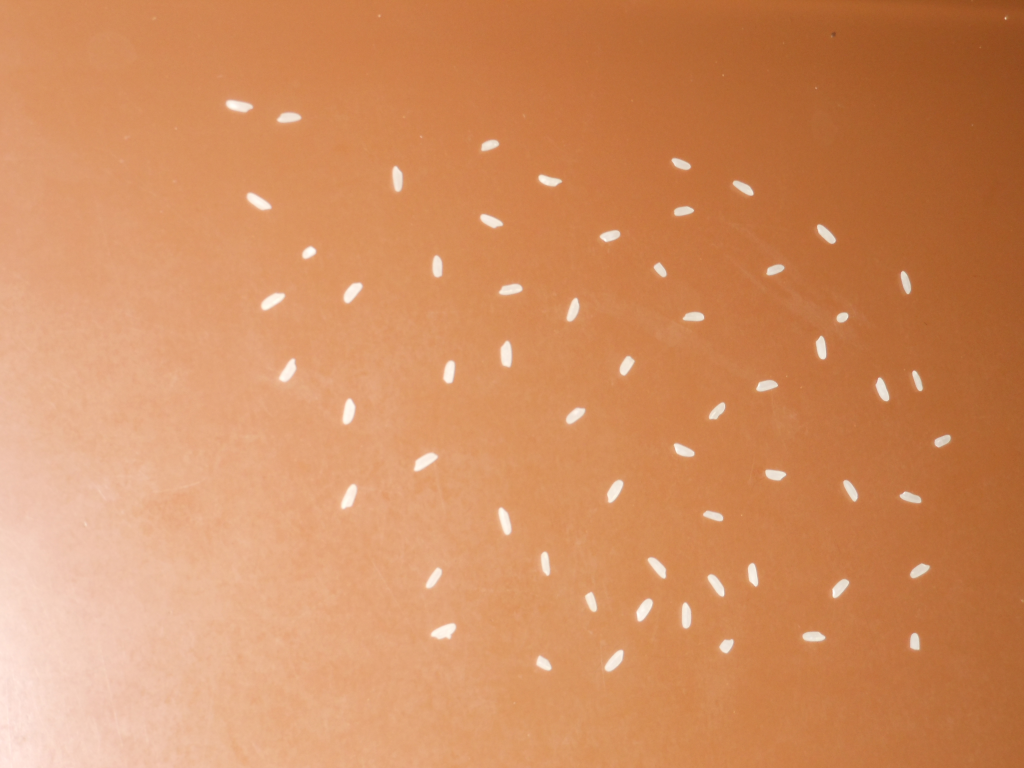
#> input picture trabalho4/60.bmp, 1024 x 768 px, found by its file name; the run also reads 1 picture not shown here
$ python main4.py
#> lines starting #> are read from the running program, lines starting #| are printed output that depends on the picture; after the words box and inside, x2 and y2 are one past the last pixel; in counts of white or black regions, pixels touching at a corner belong together
from typing import final
import numpy as np
import sys
import timeit
import cv2
from numpy.lib.type_check import imag

INPUT_IMAGE1 = '/Users/thomszk/Desktop/PDI/PDI_2021.2/trabalho4/60.bmp'
INPUT_IMAGE2 = '/Users/thomszk/Desktop/PDI/PDI_2021.2/trabalho4/82.bmp'
INPUT_IMAGE3 = '/Users/thomszk/Desktop/PDI/PDI_2021.2/trabalho4/114.bmp'
INPUT_IMAGE4 = '/Users/thomszk/Desktop/PDI/PDI_2021.2/trabalho4/150.bmp'
INPUT_IMAGE5 = '/Users/thomszk/Desktop/PDI/PDI_2021.2/trabalho4/205.bmp'

KERNEL_SIZE = 45
THRESHOLD = 130
ALTURA_MIN = 3
LARGURA_MIN = 3
N_PIXELS_MIN = 10

# Limiarizacao Otsu apos aplicar o blur gaussiano
def otsu(img):

    # blur = cv2.GaussianBlur(img, (KERNEL_SIZE, KERNEL_SIZE), 0)
    thresh, output_otsu = cv2.threshold(img, 0, 255, cv2.THRESH_BINARY | cv2.THRESH_OTSU)
    # output_otsu = output_otsu.astype(np.int8)
    return output_otsu

# Funcao de limiarizacao adaptativa (aplica box blur, faz diferenca com a original e limiariza)
def thresholding(img):

    original = img.copy()
    blur = img.copy()
    # [6 lines of commented-out code are left out]
    blur = cv2.GaussianBlur(blur, (KERNEL_SIZE, KERNEL_SIZE), 0)

    # Faz a diferenca entre imagem original e blur e limiariza
    # cv2.imshow('TEST', blur)
    # cv2.waitKey()
    # cv2.destroyAllWindows()
    blur = blur - original

    # [4 lines of commented-out code are left out]

    ret, thresh = cv2.threshold(blur, 0, 255, cv2.THRESH_BINARY | cv2.THRESH_OTSU)

    kernel = np.ones((2,2), np.uint8)
    thresh = cv2.erode(thresh, kernel)
    thresh = cv2.erode(thresh, kernel)
    thresh = cv2.erode(thresh, kernel)
    # [4 lines of commented-out code are left out]

    return thresh

#vizinhanca - 4 - recursivo
def inunda(label, f, x0, y0):

    f[x0][y0] = label
    if f[x0 + 1][y0] == -1 and x0 + 1 <= len(f):
        inunda(label, f, x0 + 1, y0)
    if f[x0 - 1][y0] == -1 and x0 + 1 >= 0:
        inunda(label, f, x0 - 1, y0)
    if f[x0][y0 + 1] == -1 and y0 + 1 <= len(f[0]):
        inunda(label, f, x0, y0 + 1)
    if f[x0][y0 - 1] == -1 and x0 + 1 >= 0:
        inunda(label, f, x0, y0 - 1)

def rotula (img, largura_min, altura_min, n_pixels_min):
    label = 1

    #separando background e foreground
    img = np.where(img == 1.0, -1, 0.0) #manter -1 ou -1.0 ??

    #varredura procurando pixel unlabeled
    for row in range(len(img) - 3):
        for col in range(len(img[0])):
            if img[row][col] == -1:
                inunda(label, img, row, col)
                label += 1

    #cria lista/dicionario com cada blob filled (arroz)
    graos = list()
    for i in range(label):
        graos.append({'label': i, 'n_pixels': 0, 'T': 300000, 'L': -1, 'B': -1, 'R': 3000000})

    #contando o numero de pixels com o label encontrado e TLBR
    for row in range(len(img)):
        for col in range(len(img[0])):
            if img[row][col] >= 1:
                tag = int(img[row][col])
                graos[tag]['n_pixels'] += 1
                if graos[tag]['T'] > row:
                    graos[tag]['T'] = row
                if graos[tag]['L'] < col:
                    graos[tag]['L'] = col
                if graos[tag]['B'] < row:
                    graos[tag]['B'] = row
                if graos[tag]['R'] > col:
                    graos[tag]['R'] = col

    #filtrando a lista de graos baseado nos parametros
    graos_filtered = list()

    for i in range(label):
        if ((graos[i]['n_pixels'] >= N_PIXELS_MIN) and ((graos[i]['B'] - graos[i]['T']) >= ALTURA_MIN) and (( graos[i]['L'] - graos[i]['R']) >= LARGURA_MIN)):
            graos_filtered.append(graos[i])
    # print(graos_filtered)
    return graos_filtered


def main():

    # Abre as imagens de exemplo disponibilizadas em escala de cinza
    image1 = cv2.imread(INPUT_IMAGE1, cv2.IMREAD_GRAYSCALE)
#> image1: shape (768, 1024); min 85, max 253, mean 156.9
    image2 = cv2.imread(INPUT_IMAGE2, cv2.IMREAD_GRAYSCALE)
#> image2: shape (729, 1024); min 36, max 247, mean 95.6
    image3 = cv2.imread(INPUT_IMAGE3, cv2.IMREAD_GRAYSCALE)
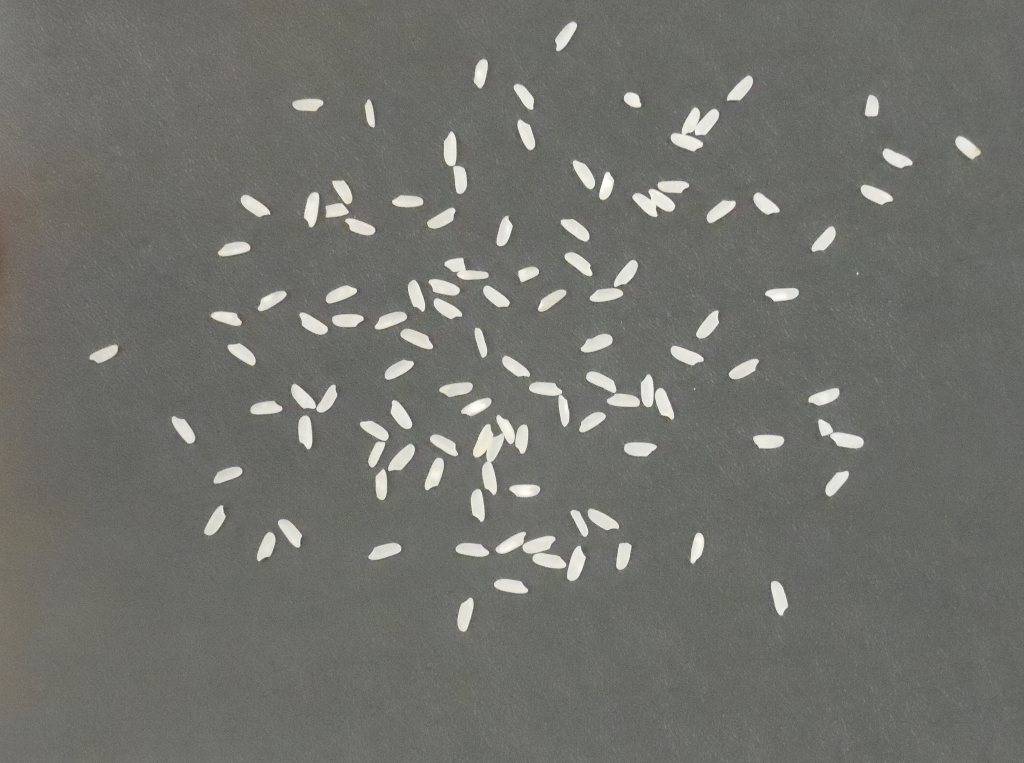
#> input picture trabalho4/114.bmp, 1024 x 763 px, found by its file name
#> image3: shape (763, 1024); min 69, max 253, mean 112.5
    image4 = cv2.imread(INPUT_IMAGE4, cv2.IMREAD_GRAYSCALE)
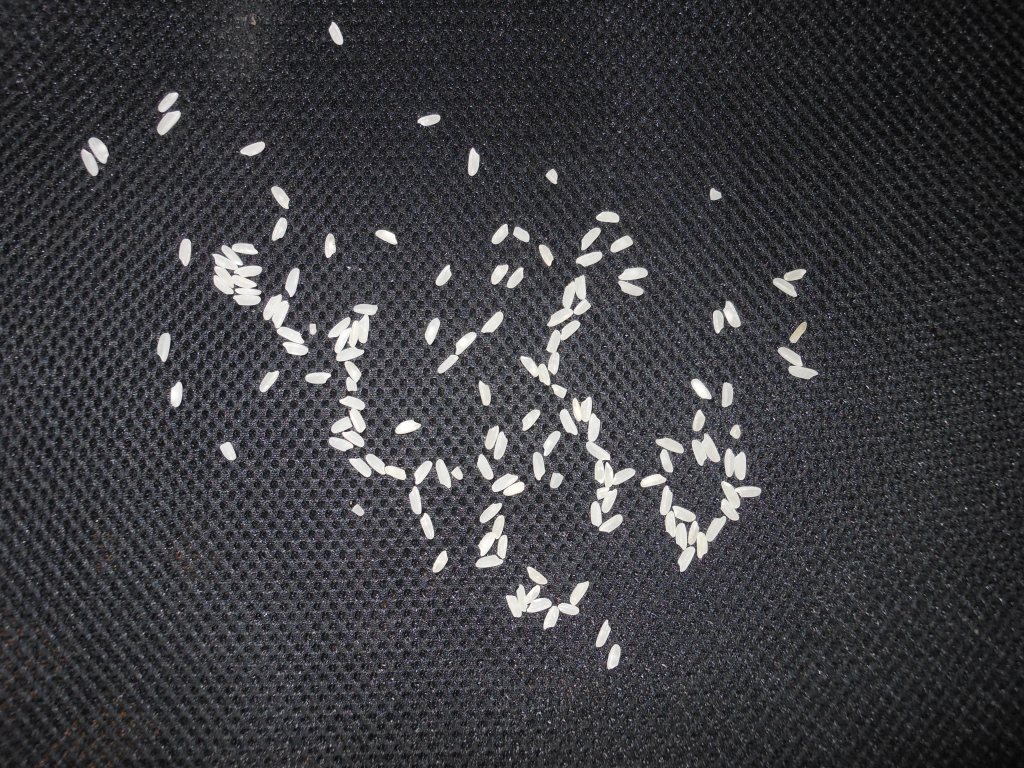
#> input picture trabalho4/150.bmp, 1024 x 768 px, found by its file name
#> image4: shape (768, 1024); min 4, max 255, mean 60.8
    image5 = cv2.imread(INPUT_IMAGE5, cv2.IMREAD_GRAYSCALE)
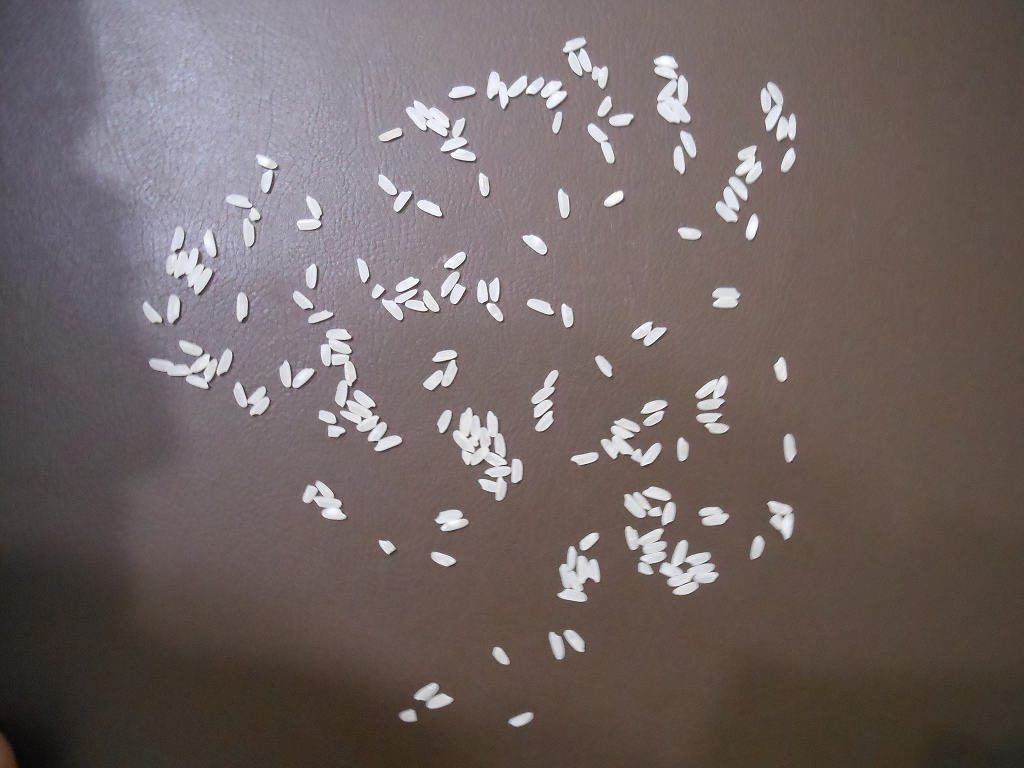
#> input picture trabalho4/205.bmp, 1024 x 768 px, found by its file name
#> image5: shape (768, 1024); min 6, max 255, mean 104

    # Testa erro ao abrir uma imagem
    if image1 is None or image2 is None or image3 is None or image4 is None or image5 is None:
        print('!!!Erro abrindo a alguma das imagens!!!\n')
        sys.exit()

    # [8 lines of commented-out code are left out]
    start_time = timeit.default_timer()
    image1_otsu = otsu(image1)
#> in otsu, `thresh, output_otsu = cv2.threshold(img, 0, 255, cv2.THRESH_BINARY | c..`:
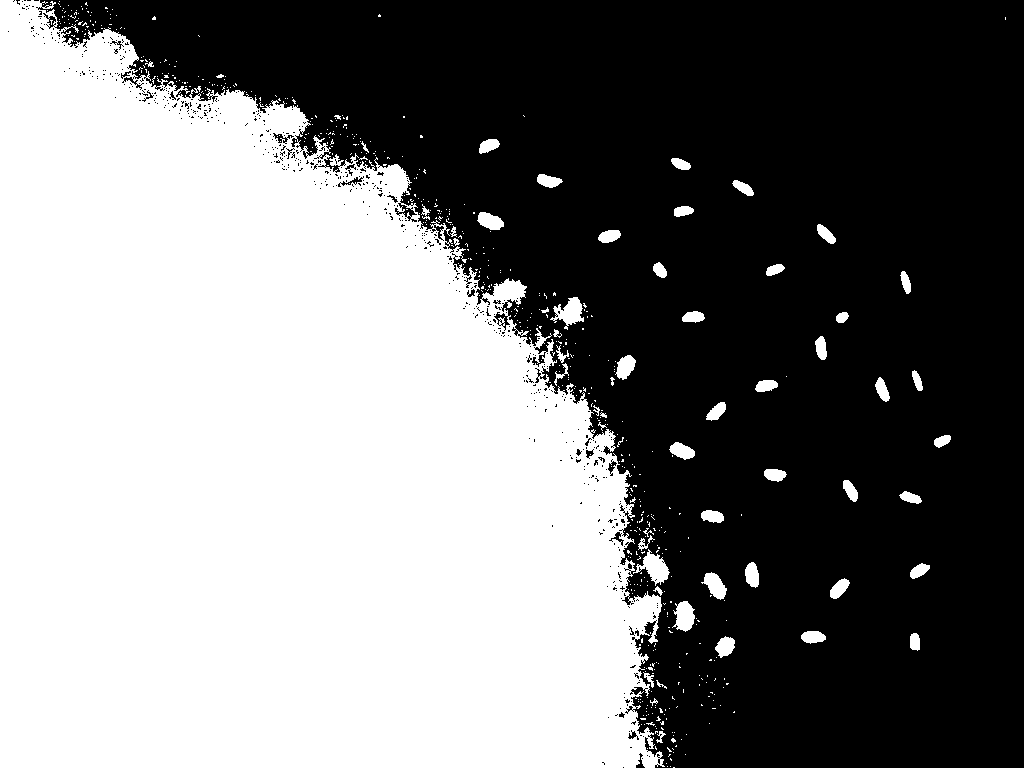
#> output_otsu: shape (768, 1024); 49% white; 592 white regions (535 under 20 px), largest, box (x1, y1, x2, y2) and area: (0, 0, 665, 768) 374607, (633, 549, 670, 586) 582, (550, 297, 584, 330) 547
#> in otsu, `thresh, output_otsu = cv2.threshold(img, 0, 255, cv2.THRESH_BINARY | c..`: thresh = 157
    image2_otsu = otsu(image2)
#> in otsu (call 2), `thresh, output_otsu = cv2.threshold(img, 0, 255, cv2.THRESH_BINARY | c..`: output_otsu: shape (729, 1024); 4.7% white; 77 white regions (1 under 20 px), largest, box (x1, y1, x2, y2) and area: (564, 107, 613, 146) 958, (724, 580, 776, 621) 944, (381, 250, 436, 290) 879
    image3_otsu = otsu(image3)
#> in otsu (call 3), `thresh, output_otsu = cv2.threshold(img, 0, 255, cv2.THRESH_BINARY | c..`: output_otsu: shape (763, 1024); 4.8% white; 103 white regions (2 under 20 px), largest, box (x1, y1, x2, y2) and area: (473, 415, 528, 495) 1617, (671, 107, 719, 151) 1025, (522, 536, 566, 569) 760
    image4_otsu = otsu(image4)
#> in otsu (call 4), `thresh, output_otsu = cv2.threshold(img, 0, 255, cv2.THRESH_BINARY | c..`: output_otsu: shape (768, 1024); 5.1% white; 3902 white regions (3820 under 20 px), largest, box (x1, y1, x2, y2) and area: (660, 480, 761, 572) 2780, (569, 395, 636, 533) 2465, (212, 242, 262, 306) 1975
    image5_otsu = otsu(image5)
#> in otsu (call 5), `thresh, output_otsu = cv2.threshold(img, 0, 255, cv2.THRESH_BINARY | c..`: output_otsu: shape (768, 1024); 23.6% white; 737 white regions (674 under 20 px), largest, box (x1, y1, x2, y2) and area: (77, 0, 635, 451) 154809, (452, 407, 523, 501) 2948, (653, 52, 691, 124) 1736
    print ('Tempo limiarizacao otsu das imagens: %f' % (timeit.default_timer () - start_time))

    # Aplica a limiarizacao adaptativa usando box blur e limiarizacao binaria
    start_time = timeit.default_timer()
    image1_adapt = thresholding(image1)
#> in thresholding, `ret, thresh = cv2.threshold(blur, 0, 255, cv2.THRESH_BINARY | cv2.THRE..`: thresh: shape (768, 1024); 31.4% white; 13404 white regions (11476 under 20 px), largest, box (x1, y1, x2, y2) and area: (745, 0, 1024, 29) 2672, (382, 473, 472, 590) 2169, (83, 598, 152, 747) 2070
#> in thresholding, `ret, thresh = cv2.threshold(blur, 0, 255, cv2.THRESH_BINARY | cv2.THRE..`: ret = 25
#> in thresholding, `thresh = cv2.erode(thresh, kernel)`: thresh: shape (768, 1024); 12.4% white; 8726 white regions (7657 under 20 px), largest, box (x1, y1, x2, y2) and area: (889, 5, 1001, 22) 756, (453, 451, 506, 483) 439, (372, 469, 396, 547) 423
#> in thresholding, `thresh = cv2.erode(thresh, kernel)`: thresh: shape (768, 1024); 5.3% white; 3758 white regions (3245 under 20 px), largest, box (x1, y1, x2, y2) and area: (432, 625, 456, 639) 204, (502, 342, 512, 368) 196, (415, 454, 438, 472) 187
#> in thresholding, `thresh = cv2.erode(thresh, kernel)`: thresh: shape (768, 1024); 2.3% white; 1738 white regions (1524 under 20 px), largest, box (x1, y1, x2, y2) and area: (433, 626, 456, 639) 166, (503, 344, 512, 367) 161, (345, 402, 355, 425) 149
    image2_adapt = thresholding(image2)
#> in thresholding (call 2), `ret, thresh = cv2.threshold(blur, 0, 255, cv2.THRESH_BINARY | cv2.THRE..`: thresh: shape (729, 1024); 42.9% white in thin lines or dots
#> in thresholding (call 2), `thresh = cv2.erode(thresh, kernel)`: thresh: shape (729, 1024); 10.6% white; 16148 white regions (16008 under 20 px), largest, box (x1, y1, x2, y2) and area: (565, 108, 613, 147) 856, (725, 581, 776, 621) 837, (382, 251, 436, 290) 789
#> in thresholding (call 2), `thresh = cv2.erode(thresh, kernel)`: thresh: shape (729, 1024); 4.2% white; 2199 white regions (2122 under 20 px), largest, box (x1, y1, x2, y2) and area: (566, 109, 613, 147) 752, (726, 582, 775, 621) 735, (383, 252, 436, 290) 690
#> in thresholding (call 2), `thresh = cv2.erode(thresh, kernel)`: thresh: shape (729, 1024); 3.2% white; 173 white regions (95 under 20 px), largest, box (x1, y1, x2, y2) and area: (568, 110, 612, 146) 650, (727, 583, 775, 621) 636, (707, 506, 743, 549) 557
    image3_adapt = thresholding(image3)
#> in thresholding (call 3), `ret, thresh = cv2.threshold(blur, 0, 255, cv2.THRESH_BINARY | cv2.THRE..`: thresh: shape (763, 1024); 38.3% white in thin lines or dots
#> in thresholding (call 3), `thresh = cv2.erode(thresh, kernel)`: thresh: shape (763, 1024); 9.3% white; 15670 white regions (15515 under 20 px), largest, box (x1, y1, x2, y2) and area: (474, 416, 515, 495) 1144, (672, 108, 719, 151) 883, (633, 190, 675, 217) 569
#> in thresholding (call 3), `thresh = cv2.erode(thresh, kernel)`: thresh: shape (763, 1024); 3.9% white; 1560 white regions (1453 under 20 px), largest, box (x1, y1, x2, y2) and area: (475, 426, 504, 495) 787, (673, 109, 719, 151) 749, (634, 191, 675, 217) 484
#> in thresholding (call 3), `thresh = cv2.erode(thresh, kernel)`: thresh: shape (763, 1024); 3% white; 231 white regions (122 under 20 px), largest, box (x1, y1, x2, y2) and area: (476, 427, 504, 495) 668, (636, 192, 675, 217) 401, (685, 111, 719, 135) 388
    image4_adapt = thresholding(image4)
#> in thresholding (call 4), `ret, thresh = cv2.threshold(blur, 0, 255, cv2.THRESH_BINARY | cv2.THRE..`: thresh: shape (768, 1024); 42.9% white; 10442 white regions (9586 under 20 px), largest, box (x1, y1, x2, y2) and area: (0, 64, 543, 768) 98024, (755, 56, 1024, 366) 15619, (448, 78, 821, 443) 15020
#> in thresholding (call 4), `thresh = cv2.erode(thresh, kernel)`: thresh: shape (768, 1024); 16.6% white; 12763 white regions (11360 under 20 px), largest, box (x1, y1, x2, y2) and area: (213, 244, 262, 306) 1614, (573, 397, 636, 513) 1586, (329, 305, 378, 361) 1161
#> in thresholding (call 4), `thresh = cv2.erode(thresh, kernel)`: thresh: shape (768, 1024); 6.7% white; 5147 white regions (4756 under 20 px), largest, box (x1, y1, x2, y2) and area: (215, 245, 262, 306) 1344, (574, 398, 636, 513) 1324, (330, 306, 378, 361) 971
#> in thresholding (call 4), `thresh = cv2.erode(thresh, kernel)`: thresh: shape (768, 1024); 3.3% white; 1839 white regions (1698 under 20 px), largest, box (x1, y1, x2, y2) and area: (216, 248, 262, 306) 959, (266, 298, 309, 355) 664, (331, 318, 369, 361) 655
    image5_adapt = thresholding(image5)
#> in thresholding (call 5), `ret, thresh = cv2.threshold(blur, 0, 255, cv2.THRESH_BINARY | cv2.THRE..`: thresh: shape (768, 1024); 38.5% white in thin lines or dots
#> in thresholding (call 5), `ret, thresh = cv2.threshold(blur, 0, 255, cv2.THRESH_BINARY | cv2.THRE..`: ret = 126
#> in thresholding (call 5), `thresh = cv2.erode(thresh, kernel)`: thresh: shape (768, 1024); 10.7% white; 11290 white regions (10835 under 20 px), largest, box (x1, y1, x2, y2) and area: (454, 408, 523, 501) 2367, (660, 541, 719, 595) 1354, (655, 56, 691, 123) 1290
#> in thresholding (call 5), `thresh = cv2.erode(thresh, kernel)`: thresh: shape (768, 1024); 5.1% white; 2385 white regions (2214 under 20 px), largest, box (x1, y1, x2, y2) and area: (455, 409, 523, 501) 2008, (559, 548, 600, 602) 972, (603, 420, 662, 466) 874
#> in thresholding (call 5), `thresh = cv2.erode(thresh, kernel)`:
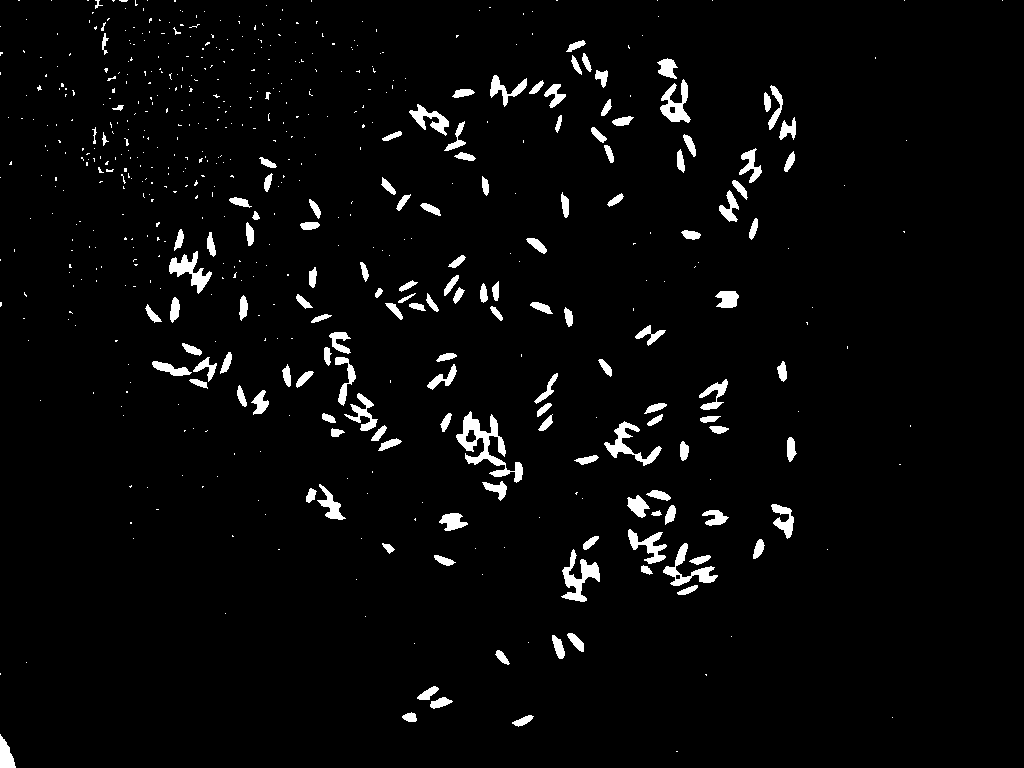
#> thresh: shape (768, 1024); 3.4% white; 581 white regions (440 under 20 px), largest, box (x1, y1, x2, y2) and area: (456, 411, 523, 483) 1422, (561, 549, 600, 602) 814, (604, 421, 662, 466) 708
    print ('Tempo limiarizacao adaptativa das imagens: %f' % (timeit.default_timer () - start_time))

    # Parametriza as imagens
    image1_adapt = image1_adapt.astype(np.float32) / 255
    image2_adapt = image2_adapt.astype(np.float32) / 255
    image3_adapt = image3_adapt.astype(np.float32) / 255
    image4_adapt = image4_adapt.astype(np.float32) / 255
    image5_adapt = image5_adapt.astype(np.float32) / 255

    # [5 lines of commented-out code are left out]

    start_time = timeit.default_timer ()
    componentes = rotula (image2_adapt, LARGURA_MIN, ALTURA_MIN, N_PIXELS_MIN)
#> after the loop in rotula, `for row in range(len(img) - 3):`: label = 176
#> after the loop in rotula, `for row in range(len(img)):`: graos = 176 items
#> after the loop in rotula, `for i in range(label):`: graos_filtered = 79 items
#> componentes = 79 items
    n_componentes = len (componentes)
#> n_componentes = 79
    print ('Tempo 82: %f' % (timeit.default_timer () - start_time))
    print ('%d componentes detectados.' % n_componentes)
#| 79 componentes detectados.

    start_time = timeit.default_timer ()
    componentes = rotula (image3_adapt, LARGURA_MIN, ALTURA_MIN, N_PIXELS_MIN)
#> componentes = 109 items
    n_componentes = len (componentes)
#> n_componentes = 109
    print ('Tempo 114: %f' % (timeit.default_timer () - start_time))
    print ('%d componentes detectados.' % n_componentes)
#| 109 componentes detectados.

    start_time = timeit.default_timer ()
    componentes = rotula (image4_adapt, LARGURA_MIN, ALTURA_MIN, N_PIXELS_MIN)
#> the loop in rotula, `for row in range(len(img) - 3):` made 24 passes
#> after the loop in rotula, `for row in range(len(img) - 3):`: label = 111
    n_componentes = len (componentes)
    print ('Tempo 150: %f' % (timeit.default_timer () - start_time))
    print ('%d componentes detectados.' % n_componentes)

    start_time = timeit.default_timer ()
    componentes = rotula (image5_adapt, LARGURA_MIN, ALTURA_MIN, N_PIXELS_MIN)
    n_componentes = len (componentes)
    print ('Tempo 205: %f' % (timeit.default_timer () - start_time))
    print ('%d componentes detectados.' % n_componentes)

    cv2.imshow('60 - Original', image1)
    cv2.imshow('82 - Original', image2)
    cv2.imshow('114 - Original', image3)
    cv2.imshow('150 - Original', image4)
    cv2.imshow('205 - Original', image5)
    cv2.imshow('60 - Otsu', image1_otsu)
    cv2.imshow('82 - Otsu', image2_otsu)
    cv2.imshow('114 - Otsu', image3_otsu)
    cv2.imshow('150 - Otsu', image4_otsu)
    cv2.imshow('205 - Otsu', image5_otsu)
    cv2.imshow('60 - Adapt', image1_adapt)
    cv2.imshow('82 - Adapt', image2_adapt)
    cv2.imshow('114 - Adapt', image3_adapt)
    cv2.imshow('150 - Adapt', image4_adapt)
    cv2.imshow('205 - Adapt', image5_adapt)
    cv2.waitKey()
    cv2.destroyAllWindows()

if __name__ == '__main__':
#> (the run stopped early here; a loop or call above may not have finished)
